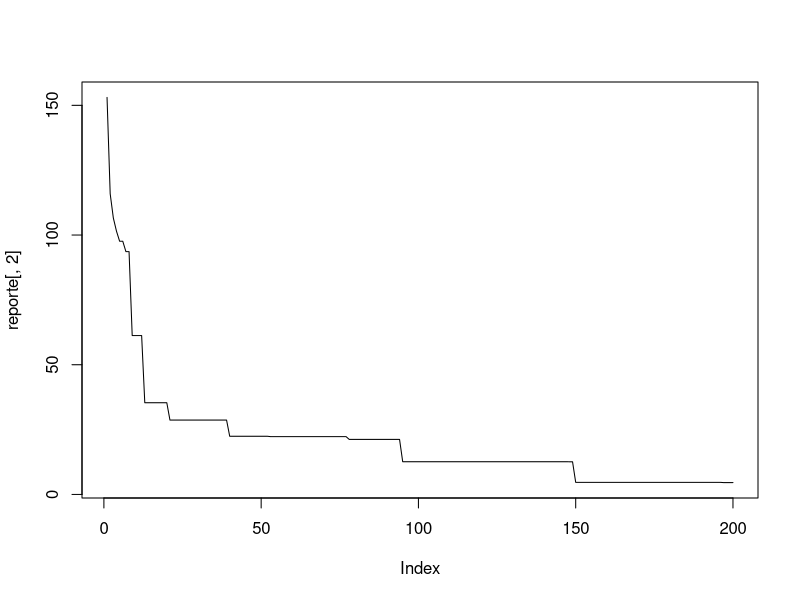

Write the R code that produced this figure. (Note: this script raises an error after producing the figure.)
rm(list=ls())

# Trabajando de izquierda a derecha
# Donde el primer bite tiene menos peso
# y los consiguientes tienen mayor paso

#### Función para convertir enteros a bits ####
# X: valor entero a convertir
# nbits: cantidad de bits para representar el entero
e2b = function(x,nbits){
  # Numero a convertir
  entero = x
  # Vector donde guardar los residuos 
  residuos =  character() 
  actual = entero
  # Ciclo para 
  while (actual > 0) {
    residuo = actual %% 2 # Obtenemos el residuo de la división por 2
    residuos = c(as.character(residuo), residuos) #Agregar al vector de residuos
    actual = floor(actual / 2) # Actualizamos el número dividiéndolo por 2 (parte entera)
  }
  # Contar los elementos que hay en residuos #
  nd = length(residuos)
  # Contar la diferencia entre los nbits y los residuos
  dif = nbits-nd
  # Agregar con dif cantidad de 0's para acompletar hasta nbits elementos
  resu = as.integer(c(rev(residuos),rep("0",dif))) # Resu es un vector de tamaño 15
  return(resu) 
}

#### Función para convertir de bits a enteros ####
# vbits: Vector de bits
b2e = function(vbits) {
  # Calcular el tamaño del vector #
  nd =  length(vbits)
  # Potencias de 2 
  posiciones = (2^(0:(nd-1)))
  # Aplicar a cada elemento del vector y sumar
  resultante  = sum(vbits*posiciones)
  # reportar el resultado
  return(resultante)
}

#### Función que convierte de reales a bits ####
# X: valor real a convertir
# nbits: cantidad de bits para representar el entero
# a = limite inferior
# b = limite superior
x = 7.821

r2b = function(x,nbits,a = -10,b = 10){
  # Convertir el valor a un número uniforme de 0 a 1
  u = (x-a)/(b-a)
  # Calcular el máximo entero con nbits
  max_ent <- 2^nbits - 1
  # Convertir el valor uniforme en entero:
  entero <- round(u * max_ent)
  bin <- e2b(entero,nbits)
  # Devolver la cadena de bits
  return(bin)
}

#### Función que convierte bits a reales ####
# bin: cadena de bits a converir
# nbits: cantidad de bits para representar el entero
# a = limite inferior
# b = limite superior
b2r = function(bin ,nbits,a = -10,b = 10){
  # Convertir el binario a entero
  entero = b2e(bin)
  # Calcular el máximo entero
  max_ent = (2^nbits)-1
  # Normalizar el entero entre el máximo
  u = entero/max_ent
  # Aplicar la transformación uniforme pero alreves #
  resu = a + u*(b-a)
  # Devolver redondeado a 3 decimales 
  return(round(resu,3))
}

## Función para determinar la cantidad de bits ##
# problema = problemas a elegir (1 o 2)
# precisión = Precisión de la representación, 3 decimales
n_bits = function(problema,precision = 3){
  # Para el problema 1 o problema 2
  limites = if (problema == 1) c(-10, 10) else c(-5.12, 5.12)
    # Calcular el numero de bits dependiendo el problema
  nposibles = (limites[2]-limites[1])/(1/10^precision)
  # Devolver los nbits
  return(ceiling(log2(nposibles)))
}




#### 1.-  GENERADOR DE POBLACIÓN ####
# Generar N cantidad de posibles soluciones
# n es la cantidad de sujetos que componen a la población
# Generador de sujetos SIN problemas de repetir casillas
sol1 = function(Dn = 10,problema){
  # Para el problema 1 o problema 2
  limites = if (problema == 1) c(-10, 10) else c(-5.12, 5.12)
  # Generar la solución random con  Dn numeros reales # 
  reales = round(runif(Dn,min = limites[1],max =  limites[2]),3)
  # Vectorizar la conversión para la cadena #
  # Convierte a lista cada posible salida y luego la convierte a vector
  # Aplica una función tipo lambda
  bits =  unlist(lapply(reales, function(x) r2b(x, nbits, a = limites[1], b = limites[2])))
  # Devolver la cadena
  return(bits)
}

# Generador de la población #
pob = function(n,problema, Dn = 10){
  pob1 = matrix(0, nrow = n, ncol = Dn*nbits)
  for(i in 1:n){
    pob1[i,] = sol1(Dn, problema)
  }
  # Reportar la población generada #
  return(pob1)
}


#### 2.- Funciones de aptitud 1 y 2 ####
#problema: selector entre problema 1 o 2
# Si es problema 1, el valor varia en [-10,10]
# Si es problema 2, el valor varia en [-5.12,5.12]
fx = function(X,problema){
  # Definir limites del problema segun sea el caso:
  limites = if (problema == 1) c(-10, 10) else c(-5.12, 5.12)
  # Dividir X en segmentos de nbits
  segmentos = length(X)/nbits
  # Hacer una matriz con segmentos
  msegmentos = matrix(X,nrow = nbits,ncol = segmentos)
  # Cada columna como un subvector de bits
  vresu = apply(msegmentos,2,function(bits){
    b2r(bits,nbits,a = limites[1],b = limites[2])})
  # Devolver la aptitud #
  # Problema 1
  if(problema==1){
    # Problema de la esfera
    resu = sum(vresu^2)
    # Devolver el valor
    return(resu)
  }else{
    # Problema 2
    # PARTE CONSTANTE
    D = length(vresu)
    dc = 10*D
    # Parte de la suma de cosenos
    pc = sum(vresu^2 - 10*cos(2*pi*vresu))
    # Resultado
    res = dc + pc
    return(res)
  }
}


### 3.- Selector de padres por muestreo deterministico ###
#pobsize = tamaño de la población
#aptitud = vector de aptitudes
padreselect = function(pobsize,aptitud){
  # Convertir las aptitudes
  # restando la aptitud_i al peor sujeto.
  aptr = max(aptitud)-aptitud
  ## Calcular la aptitud relativa ##
  apr = aptr/sum(aptr)
  # Hacerlo como matriz por facilidad
  # indice;aptitud;entero;residuo#
  selec = cbind(1:pobsize,apr,floor(apr*pobsize),(apr*pobsize)%%1)
  # Seleccionando los mejores enteros:
  enteros = selec[selec[,3]>0,]
  # Enteros seleccionados
  ganadores = rep(enteros[,1],enteros[,3])
  # Obtener la diferencia entre los seleccionados y los que faltan
  dife = pobsize-length(ganadores)
  # Sacar los dif mejores en base al residuo
  rs = selec[order(selec[,4],decreasing = T),][1:dife ,1]
  # Reportar a los ganadores finales #
  ganadores = c(ganadores,rs)
  # Devolver el vector de ganadores
  return(ganadores)
}

### 4.- Aplica el operador de cruza uniforme ####
# ganadores = Padres seleccionados en el paso 3
# poblacion = poblacion
# PC = Porcentaje de cruza
# problema: problema que se esta resolviendo
cruza = function(ganadores, poblacion,PC){
  # Calcular la dimensión de las soluciones
  np = ncol(poblacion)
  # Calcular la cantidad de ganadores #
  Di = length(ganadores)
  # Obtener la cantidad de parejas individuos
  ndp =  Di/2
  # Escoger aleatorios los padres
  selectos = sample(ganadores,Di)
  P1 = selectos[1:(Di/2)]
  P2 = selectos[(Di/2+1):Di]
  parejas = cbind(P1, P2)
  # Determinar quiénes se cruzan con volados
  Reproduce = rbinom(nrow(parejas), 1, PC)
  parejas = cbind(parejas, Reproduce)
  # Generar 2 hijos por pareja
  hijos = matrix(0,nrow = Di, ncol = np)
  # Aplicar el ciclo para generar hijos #
  for (i in 1:(nrow(parejas))) {
    # Preparar a los padres por iteración #
    padre1 = poblacion[parejas[i, 1], ]
    padre2 = poblacion[parejas[i, 2], ]
    # Caso donde no se cruzan #
    if(parejas[i, 3] == 0) {
      # Si no se cruzan, cada padre se clona en un hijo
      hijos[(2 * i - 1),] = padre1
      hijos[(2 * i),] = padre2
    } else {
      ### Aplica La cruza uniforme ###
      #Genero la mascara de tamaño np
      mascara = sample(c(0,1),np,replace = T)
      # Crea al hijo 1
      hijo1 = ifelse(mascara==1,padre1,padre2)
      # Crea al hijo 2
      hijo2 = ifelse(mascara==1,padre2,padre1)
      # Agregar a la población #
      # Generar a los hijos 
      hijos[(2*i - 1),] = hijo1
      hijos[(2*i),] = hijo2
    }
  }
  # Devolver a los hijos
  return(hijos)
}



### 5.- Operador de mutacion ###
mutacion = function(hijos, PM){
  # Establecer el número de dimensiones del vector
  nh = ncol(hijos)
  # Para el hijo i-esimo
  for(i in 1:nrow(hijos)){
    # Lanzar los volados con PM de mutación por atributo
    muta = rbinom(nh, 1, PM)
    # Aplicar el bitflip para aquellos que resultaron seleccionados
    hijos[i,muta==1] = abs(hijos[i,muta==1]-1)
  }
  # Devolver a los hijos mutados
  return(hijos)
}

############################
#### Función principal ####
#### Parámetros de inicio ####
problema = 1 # Problema a resolver (1 o 2)
pobsize = 100 # Tamaño de la población inicial
PC = 0.8 # Porcentaje de cruza
PM = 0.05 # Porcentaje de mutación
LIM = 20000 # Criterio de paro: Evaluaciones 10,000 o solución encontrada
nbits = n_bits(problema)
# Parametro adicional #

optimizar = function(problema,pobsize,PC,PM,Dn = 10){
  # Contadores del proceso #
  contadoreval = 0
  ngen = 0
  mejorsol = c()
  reporte = matrix(0,nrow = 1,ncol = 3)[-1,]
  ### 1.- Inicializar la población y evaluar sus aptitudes solo una vez ####
  poblacion = pob(pobsize,problema)
  aptitudes = apply(poblacion,1,fx,problema)
  contadoreval = contadoreval + pobsize  # Se evaluaron pobsize sujetos
  mejorsol[ngen + 1] = min(aptitudes)
  # Agregar al reporte la solución inicial #
  reporte = rbind(reporte,c(ngen,mejorsol[ngen + 1],contadoreval))
  ### Aquí inicia el ciclo while ###
  # Caso 1: La mejor solución esta en la población inicial
  if (mejorsol[1] == 0) {
    # Mostrar progreso
    print("Terminó al inicio con la solución óptima:")
  } else {
    # Bucle para iterar el genetico
    while (min(aptitudes) > 1 & contadoreval < LIM){
      # Aplicar el elitismo de forma discreta
      elite =  c(min(aptitudes),poblacion[which.min(aptitudes),])
      ### 2.- Seleccionar a los padres ####
      ganadores = padreselect(pobsize,aptitudes)
      ### 3.- Operador de CRUZA
      hijos = cruza(ganadores,poblacion,PC)
      ### 4.- Operador de mutación
      hijosm = mutacion(hijos, PM)
      ## 5.- Generar a la nueva población ##
      poblacion = hijosm
      # 6.- Evaluar SOLO los hijos
      aptitudes = apply(poblacion,1,fx,problema)
      contadoreval = contadoreval + length(aptitudes)  
      # Agregar la mejor solución de la población y eliminar a la peor
      mj = which.max(aptitudes)
      poblacion[mj,] = elite[-1]
      aptitudes[mj] = elite[1]
      # Actualizar generación# Actualizar y reportar #
      ngen = ngen + 1
      mejorsol[ngen + 1] = min(aptitudes)
      # Mostrar progreso
      mejor_individuo =  poblacion[which.min(aptitudes),]
      reporte = rbind(reporte, c(ngen, mejorsol[ngen + 1], contadoreval))
    }
  }
  # Reportar los resultados
  return(reporte)
}

reporte = optimizar(problema,pobsize,PC,PM,Dn = 10)
plot(reporte[,2],type = "l")
min(reporte[,2])


X = mejor_individuo

# Definir limites del problema segun sea el caso:
limites = if (problema == 1) c(-10, 10) else c(-5.12, 5.12)
# Dividir X en segmentos de nbits
segmentos = 150/nbits
# Hacer una matriz con segmentos
msegmentos = matrix(X,nrow = nbits,ncol = segmentos)
# Cada columna como un subvector de bits
vresu = apply(msegmentos,2,function(bits){
  b2r(bits,nbits,a = limites[1],b = limites[2])})
vresu

